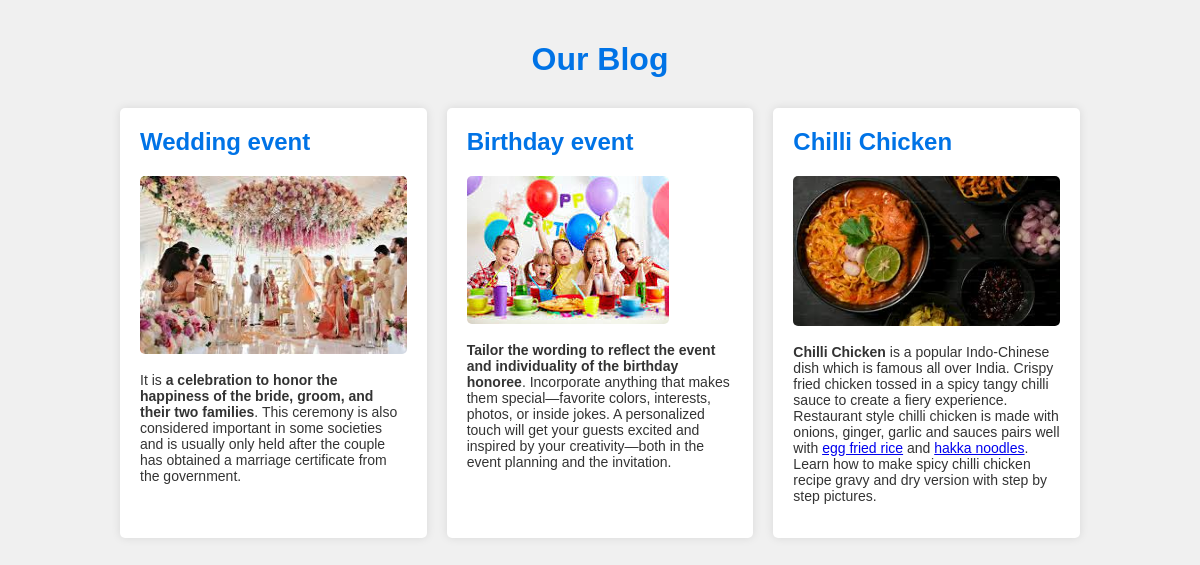
/blog_list, run on the app's committed database.
### myapp/models.py (models this page shows, shortened)
class Blog(models.Model):
    title = models.CharField(max_length=30)
    image = models.ImageField(upload_to = 'blogs/', blank=True, null=True)
    description = models.TextField()

### myapp/views.py (the view)
# urls.py: path('blog_list', blog_list, name='blog_list'),
def blog_list(request):
    blogs=Blog.objects.all()
    return render(request,'bloglist.html',{'blogs':blogs})

### templates/bloglist.html (shortened to what this page needs)
{% load static %}
<!DOCTYPE html>
<html lang="en">
<head>
    <link rel="stylesheet" href="{% static 'blog.css' %}">
</head>
<body>
    <div class="container">
        <h1>Our Blog</h1>
        <div class="blog-list">
            {% for blog in blogs %}
                <div class="blog-item">
                    <h2>{{ blog.title }}</h2>
                    {% if blog.image %}
                        <img src="{{ blog.image.url }}" alt="{{ blog.title }}">
                    {% endif %}
                    <p>{{ blog.description|safe }}</p>
                </div>
            {% endfor %}
        </div>
    </div>
</body>
</html>

### static/blog.css (style rules this page uses)
body { font-family: Arial, sans-serif; background-color: #f0f0f0; color: #333; margin: 0; padding: 0; }
.container { width: 80%; margin: 0 auto; padding: 20px; }
h1 { text-align: center; margin-bottom: 30px; color: #0073e6; }
.blog-list { display: flex; flex-wrap: wrap; gap: 20px; }
.blog-item { background: #fff; padding: 20px; border-radius: 5px; box-shadow: 0 0 10px rgba(0,0,0,0.1); flex: 1 1 calc(33.333% - 40px); box-sizing: border-box; transition: transform 0.2s; }
.blog-item h2 { margin-top: 0; color: #0073e6; }
.blog-item img { max-width: 100%; height: auto; border-radius: 5px; }
.blog-item p { font-size: 14px; line-height: 1.6; }

### data on the page
Blog: title "Wedding event", image (picture), description "It is a celebration to honor the happiness of the bride, groom, and their two families . This ceremony is also considered important in some societies and is usually only held after the couple has obtained a marriage certificate from the government."
Blog: title "Birthday event", image (picture), description "Tailor the wording to reflect the event and individuality of the birthday honoree . Incorporate anything that makes them special—favorite colors, interests, photos, or inside jokes. A personalized touch will get your guests excited and inspired by your creativity—both in the event planning and the invitation."
Blog: title "Chilli Chicken", image (picture), description "Chilli Chicken is a popular Indo-Chinese dish which is famous all over India. Crispy fried chicken tossed in a spicy tangy chilli sauce to create a fiery experience. Restaurant style chilli chicken is made with onions, ginger, garlic and sauces pairs well with egg fried rice and hakka noodles . Learn how to make spicy chilli chicken recipe gravy and dry version with step by step pictures."
